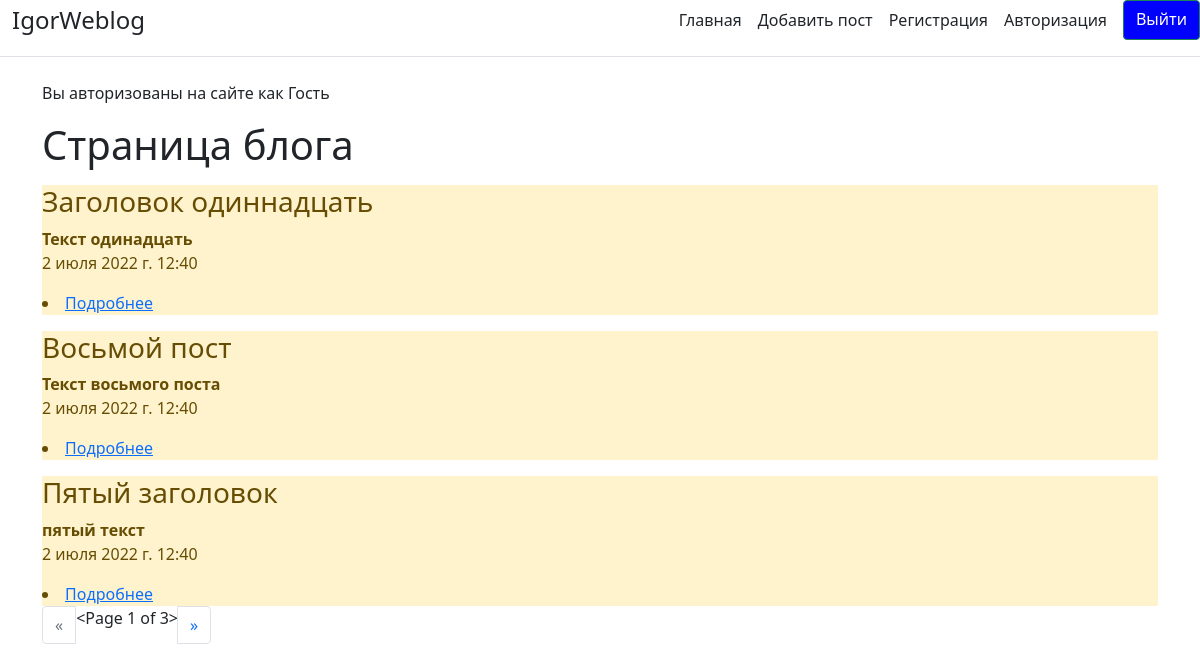
The app's page /, older data.
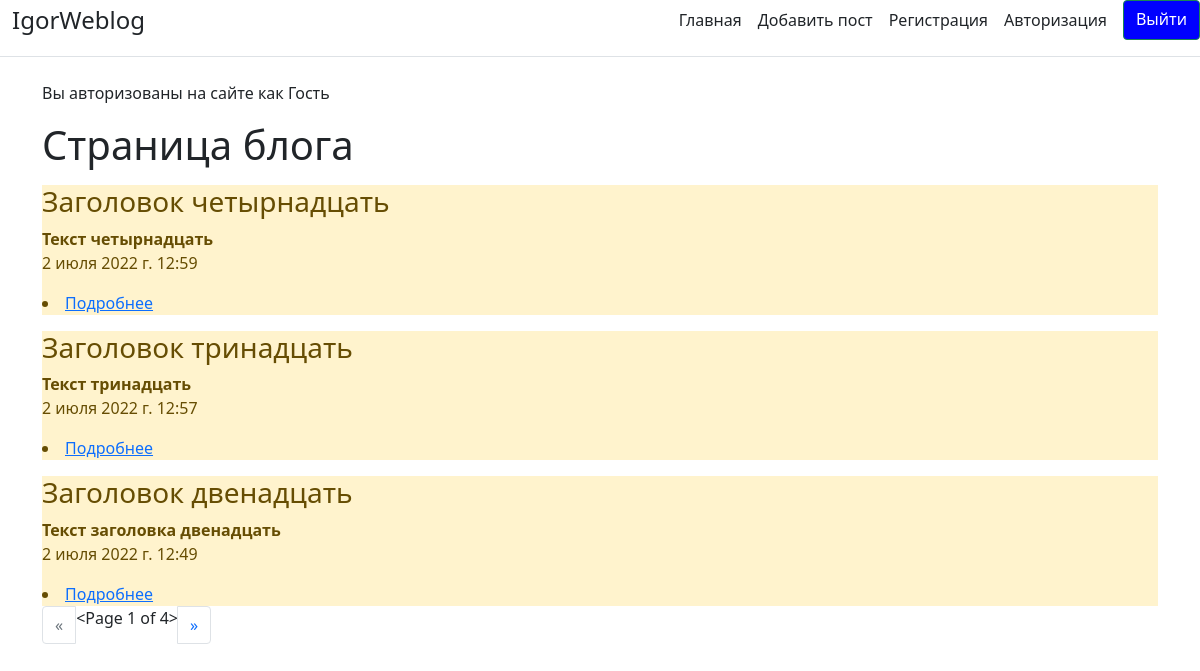
The same page, newer data.
### Blog/models.py (models this page shows, shortened)
class Task(models.Model):
    objects = None
    title = models.CharField('Название', max_length=50)
    task = models.TextField('Текст')
    created_dt = models.DateTimeField('Дата', auto_now=True)
    publish = models.DateTimeField('Публикация', default=timezone.now)
    slug = models.SlugField('Ссылка', max_length=250, unique=True, blank=True, null=True, db_index=True)
    class Meta:
        verbose_name = 'Пост'
        verbose_name_plural = 'Посты'

### Blog/views.py (the view)
# urls.py: path('', views.index, name='index'),
def index(request):
    tasks = Task.objects.all().order_by('-id')
    if 'page' in request.GET:
        page = request.GET.get('page')
    else:
        page = 1
    paginator = Paginator(tasks, 3)
    try:
        tasks = paginator.page(page)
    except PageNotAnInteger:
        tasks = paginator.page(1)
    except EmptyPage:
        tasks = paginator.page(paginator.num_pages)
    page_number = request.GET.get('page')
    page_obj = paginator.get_page(page_number)
    context = {'title': 'Блог главная', 'tasks': tasks, 'page_obj': page_obj, 'page_number': page_number, 'page': page}
    return render(request, 'Blog/index.html', context)

### Blog/templates/Blog/index.html (shortened to what this page needs)
{% extends 'Blog/base.html' %}
{% block content %}
    <h1>Страница блога</h1>
    {% if tasks %}
        {% for el in tasks %}
            <div class="alert-warning mt-3", class="container">
                <h3>{{ el.title }}</h3>
                <b>{{ el.task }}</b>
                <p>{{ el.created_dt }}</p>
                <li><a href="{{ article_detail.get_absolute_url }}">Подробнее</a></li>
            </div>
        {% endfor %}
    {% else %}
                <p>У нас нет записей</p>
    {% endif %}
<nav id="pagination" class="col align-self-center" aria-label="Page navigation example">
    <ul class="pagination">
        {% if page_obj.has_previous %}
        <li class="page-item"><a class="page-link" href="?page={{ page_obj.previous_page_number }}">&laquo;</a></li>
        {% else %}
        <li class="page-item disabled"><span class="page-link" href="#" tabindex="-1" aria-disabled="true">&laquo;</span></li>
        {% endif %}
        <li>{{ page_obj }}</li>
        {% if page_obj.has_next %}
        <li class="page-item"><a class="page-link" href="?page={{ page_obj.next_page_number }}">&raquo;</a></li>
        {% else %}
        <li class="page-item disabled"><span class="page-link" href="#" tabindex="-1" aria-disabled="true">&raquo;</span></li>
        {% endif %}
        </ul>
</nav>
</div>
{% endblock %}

Row changes from the older to the newer data that the page shows:
no longer on this page (row unchanged): Task: title "Заголовок одиннадцать", task "Текст одинадцать", created_dt "2 июля 2022 г. 12:40"
no longer on this page (row unchanged): Task: title "Восьмой пост", task "Текст восьмого поста", created_dt "2 июля 2022 г. 12:40"
no longer on this page (row unchanged): Task: title "Пятый заголовок", task "пятый текст", created_dt "2 июля 2022 г. 12:40"
added Task: title "Заголовок четырнадцать", task "Текст четырнадцать", created_dt "2 июля 2022 г. 12:59"
added Task: title "Заголовок тринадцать", task "Текст тринадцать", created_dt "2 июля 2022 г. 12:57"
added Task: title "Заголовок двенадцать", task "Текст заголовка двенадцать", created_dt "2 июля 2022 г. 12:49"
Text that changed along with them:
{{ page_obj }}: "<Page 1 of 3>" → "<Page 1 of 4>"
